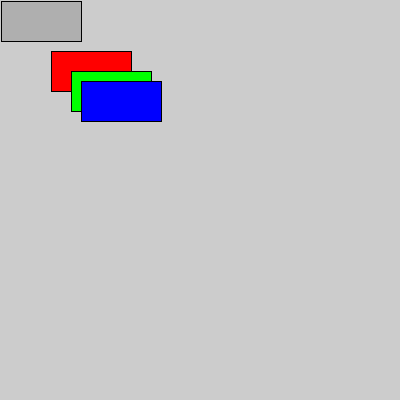
Frame 1 (no input)
Frame 60 (the mouse pressed at the canvas centre just before this capture): identical to frame 1, image omitted
Frame 120 (the mouse held since frame 60 and released just before this capture): identical to frame 1, image omitted

The Processing sketch that drew this single still picture (run headless with seeded random() and noise(); from frame 60 on, the mouse is pressed at the canvas centre):

// Processing sketch: exercise_2
// ── exercise_2.pde
void setup() {
  size(400,400); 
}

void draw() {
  
  // original position 0,0
  
  pushMatrix();
  
  translate(50, 50);
  // rect 1
  fill(255,0,0); // red
  rect(1,1,80,40);
  
  translate(20, 20);
  // rect 2
  fill(0,255,0); // green
  rect(1,1,80,40);
  
  translate(10, 10);
  // rect 3
  fill(0,0,255); // blue
  rect(1,1,80,40);
  
  popMatrix();
  
  // rect 4
  fill(175); // gray
  rect(1,1,80,40);
  
}
